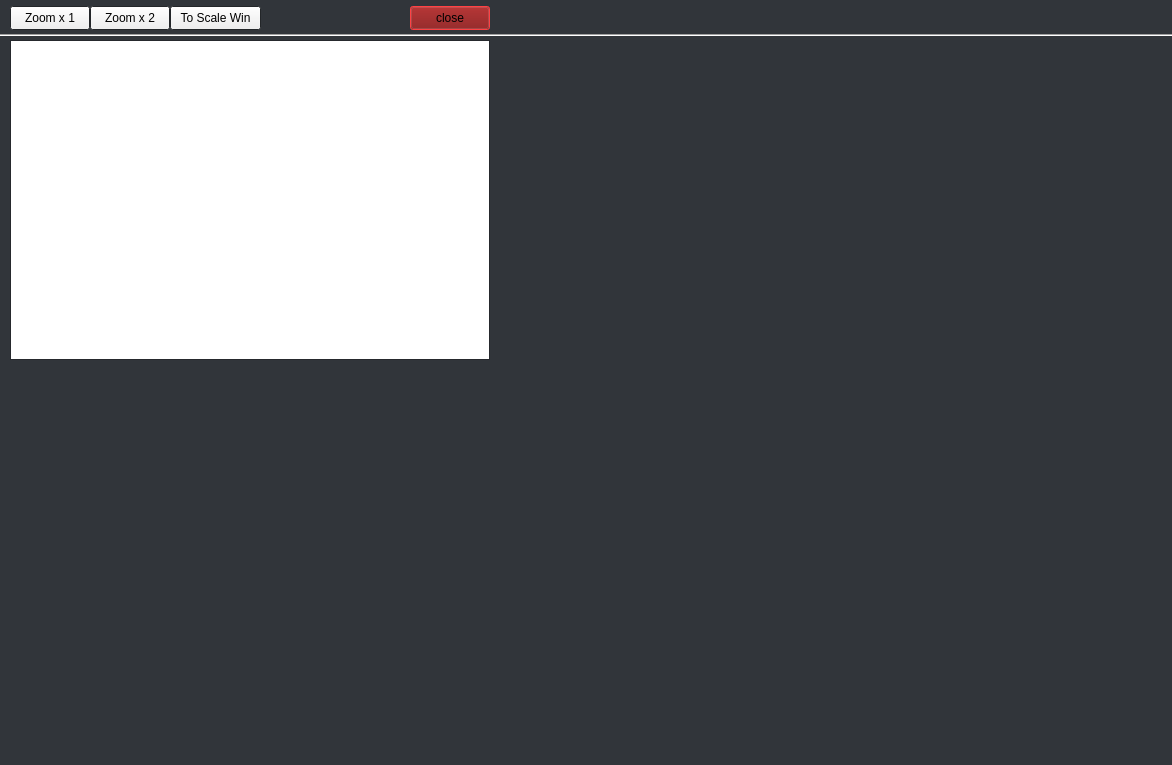
<?xml version="1.0" encoding="UTF-8"?>
<ui version="4.0">
 <class>Dialog</class>
 <widget class="QDialog" name="Dialog">
  <property name="geometry">
   <rect>
    <x>0</x>
    <y>0</y>
    <width>1172</width>
    <height>765</height>
   </rect>
  </property>
  <property name="minimumSize">
   <size>
    <width>502</width>
    <height>374</height>
   </size>
  </property>
  <property name="maximumSize">
   <size>
    <width>16384</width>
    <height>16384</height>
   </size>
  </property>
  <property name="palette">
   <palette>
    <active>
     <colorrole role="Window">
      <brush brushstyle="SolidPattern">
       <color alpha="255">
        <red>49</red>
        <green>53</green>
        <blue>58</blue>
       </color>
      </brush>
     </colorrole>
    </active>
    <inactive>
     <colorrole role="Window">
      <brush brushstyle="SolidPattern">
       <color alpha="255">
        <red>49</red>
        <green>53</green>
        <blue>58</blue>
       </color>
      </brush>
     </colorrole>
    </inactive>
    <disabled>
     <colorrole role="Base">
      <brush brushstyle="SolidPattern">
       <color alpha="255">
        <red>49</red>
        <green>53</green>
        <blue>58</blue>
       </color>
      </brush>
     </colorrole>
     <colorrole role="Window">
      <brush brushstyle="SolidPattern">
       <color alpha="255">
        <red>49</red>
        <green>53</green>
        <blue>58</blue>
       </color>
      </brush>
     </colorrole>
    </disabled>
   </palette>
  </property>
  <property name="windowTitle">
   <string>SIDBOX Graphics Labs</string>
  </property>
  <property name="windowIcon">
   <iconset theme="QIcon::ThemeIcon::ImageLoading"/>
  </property>
  <widget class="QPushButton" name="cmdClose">
   <property name="geometry">
    <rect>
     <x>410</x>
     <y>6</y>
     <width>80</width>
     <height>24</height>
    </rect>
   </property>
   <property name="palette">
    <palette>
     <active>
      <colorrole role="Button">
       <brush brushstyle="SolidPattern">
        <color alpha="255">
         <red>117</red>
         <green>0</green>
         <blue>0</blue>
        </color>
       </brush>
      </colorrole>
      <colorrole role="Light">
       <brush brushstyle="SolidPattern">
        <color alpha="255">
         <red>215</red>
         <green>235</green>
         <blue>255</blue>
        </color>
       </brush>
      </colorrole>
      <colorrole role="Midlight">
       <brush brushstyle="SolidPattern">
        <color alpha="255">
         <red>236</red>
         <green>56</green>
         <blue>56</blue>
        </color>
       </brush>
      </colorrole>
      <colorrole role="Highlight">
       <brush brushstyle="SolidPattern">
        <color alpha="255">
         <red>255</red>
         <green>0</green>
         <blue>4</blue>
        </color>
       </brush>
      </colorrole>
      <colorrole role="Accent">
       <brush brushstyle="SolidPattern">
        <color alpha="255">
         <red>255</red>
         <green>0</green>
         <blue>4</blue>
        </color>
       </brush>
      </colorrole>
     </active>
     <inactive>
      <colorrole role="Button">
       <brush brushstyle="SolidPattern">
        <color alpha="255">
         <red>117</red>
         <green>0</green>
         <blue>0</blue>
        </color>
       </brush>
      </colorrole>
      <colorrole role="Light">
       <brush brushstyle="SolidPattern">
        <color alpha="255">
         <red>215</red>
         <green>235</green>
         <blue>255</blue>
        </color>
       </brush>
      </colorrole>
      <colorrole role="Midlight">
       <brush brushstyle="SolidPattern">
        <color alpha="255">
         <red>236</red>
         <green>56</green>
         <blue>56</blue>
        </color>
       </brush>
      </colorrole>
      <colorrole role="Highlight">
       <brush brushstyle="SolidPattern">
        <color alpha="255">
         <red>255</red>
         <green>0</green>
         <blue>4</blue>
        </color>
       </brush>
      </colorrole>
      <colorrole role="Accent">
       <brush brushstyle="SolidPattern">
        <color alpha="255">
         <red>255</red>
         <green>0</green>
         <blue>4</blue>
        </color>
       </brush>
      </colorrole>
     </inactive>
     <disabled>
      <colorrole role="Button">
       <brush brushstyle="SolidPattern">
        <color alpha="255">
         <red>117</red>
         <green>0</green>
         <blue>0</blue>
        </color>
       </brush>
      </colorrole>
      <colorrole role="Light">
       <brush brushstyle="SolidPattern">
        <color alpha="255">
         <red>215</red>
         <green>235</green>
         <blue>255</blue>
        </color>
       </brush>
      </colorrole>
      <colorrole role="Midlight">
       <brush brushstyle="SolidPattern">
        <color alpha="255">
         <red>236</red>
         <green>56</green>
         <blue>56</blue>
        </color>
       </brush>
      </colorrole>
      <colorrole role="Accent">
       <brush brushstyle="SolidPattern">
        <color alpha="255">
         <red>255</red>
         <green>0</green>
         <blue>4</blue>
        </color>
       </brush>
      </colorrole>
     </disabled>
    </palette>
   </property>
   <property name="text">
    <string>close</string>
   </property>
  </widget>
  <widget class="QPushButton" name="cmdZoom1x">
   <property name="geometry">
    <rect>
     <x>10</x>
     <y>6</y>
     <width>80</width>
     <height>24</height>
    </rect>
   </property>
   <property name="text">
    <string>Zoom x 1</string>
   </property>
  </widget>
  <widget class="QPushButton" name="cmdZoom2x">
   <property name="geometry">
    <rect>
     <x>90</x>
     <y>6</y>
     <width>80</width>
     <height>24</height>
    </rect>
   </property>
   <property name="text">
    <string>Zoom x 2</string>
   </property>
  </widget>
  <widget class="QGraphicsView" name="gfxPort">
   <property name="geometry">
    <rect>
     <x>10</x>
     <y>40</y>
     <width>480</width>
     <height>320</height>
    </rect>
   </property>
   <property name="font">
    <font>
     <stylestrategy>PreferAntialias</stylestrategy>
    </font>
   </property>
   <property name="cursor" stdset="0">
    <cursorShape>ArrowCursor</cursorShape>
   </property>
   <property name="acceptDrops">
    <bool>false</bool>
   </property>
   <property name="verticalScrollBarPolicy">
    <enum>Qt::ScrollBarPolicy::ScrollBarAlwaysOff</enum>
   </property>
   <property name="horizontalScrollBarPolicy">
    <enum>Qt::ScrollBarPolicy::ScrollBarAlwaysOff</enum>
   </property>
   <property name="interactive">
    <bool>false</bool>
   </property>
  </widget>
  <widget class="QPushButton" name="cmdZoomWx">
   <property name="geometry">
    <rect>
     <x>170</x>
     <y>6</y>
     <width>91</width>
     <height>24</height>
    </rect>
   </property>
   <property name="text">
    <string>To Scale Win</string>
   </property>
  </widget>
  <widget class="Line" name="line">
   <property name="geometry">
    <rect>
     <x>-490</x>
     <y>34</y>
     <width>2510</width>
     <height>3</height>
    </rect>
   </property>
   <property name="orientation">
    <enum>Qt::Orientation::Horizontal</enum>
   </property>
  </widget>
 </widget>
 <resources/>
 <connections/>
</ui>
